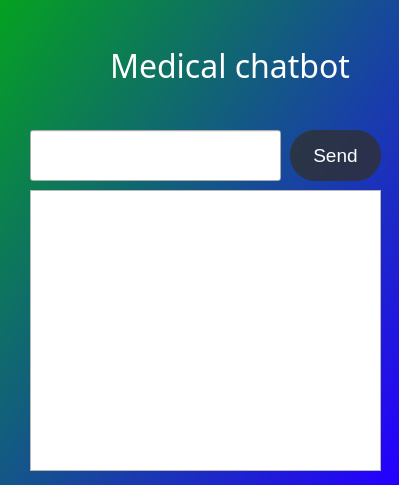
<?xml version="1.0" encoding="UTF-8"?>
<ui version="4.0">
 <class>guigui</class>
 <widget class="QWidget" name="guigui">
  <property name="geometry">
   <rect>
    <x>0</x>
    <y>0</y>
    <width>399</width>
    <height>485</height>
   </rect>
  </property>
  <property name="windowTitle">
   <string>guigui</string>
  </property>
  <widget class="QLabel" name="grad">
   <property name="geometry">
    <rect>
     <x>-30</x>
     <y>-110</y>
     <width>431</width>
     <height>601</height>
    </rect>
   </property>
   <property name="styleSheet">
    <string notr="true">background-color: qlineargradient(spread:pad, x1:0, y1:0, x2:1, y2:0.959909, stop:0 rgba(0, 185, 0, 255), stop:1 rgba(37, 0, 255, 255));</string>
   </property>
   <property name="text">
    <string/>
   </property>
  </widget>
  <widget class="QLineEdit" name="sendtext">
   <property name="geometry">
    <rect>
     <x>30</x>
     <y>130</y>
     <width>251</width>
     <height>51</height>
    </rect>
   </property>
   <property name="font">
    <font>
     <family>Century Gothic</family>
     <pointsize>10</pointsize>
    </font>
   </property>
   <property name="styleSheet">
    <string notr="true"/>
   </property>
  </widget>
  <widget class="QPushButton" name="pushButton">
   <property name="geometry">
    <rect>
     <x>290</x>
     <y>130</y>
     <width>91</width>
     <height>51</height>
    </rect>
   </property>
   <property name="font">
    <font>
     <family>Arial</family>
     <pointsize>14</pointsize>
     <weight>50</weight>
     <italic>false</italic>
     <bold>false</bold>
    </font>
   </property>
   <property name="styleSheet">
    <string notr="true">color: rgb(255, 255, 255);
background-color: rgba(47, 47, 47,200);
border: none;
border-radius:25px;
font: 14pt &quot;Arial&quot;;</string>
   </property>
   <property name="text">
    <string>Send</string>
   </property>
   <property name="autoDefault">
    <bool>true</bool>
   </property>
   <property name="default">
    <bool>true</bool>
   </property>
  </widget>
  <widget class="QTextEdit" name="sendandrec">
   <property name="geometry">
    <rect>
     <x>30</x>
     <y>190</y>
     <width>351</width>
     <height>281</height>
    </rect>
   </property>
   <property name="font">
    <font>
     <family>Century Gothic</family>
     <pointsize>10</pointsize>
    </font>
   </property>
  </widget>
  <widget class="QLabel" name="label">
   <property name="geometry">
    <rect>
     <x>110</x>
     <y>40</y>
     <width>281</width>
     <height>51</height>
    </rect>
   </property>
   <property name="font">
    <font>
     <family>Century Gothic</family>
     <pointsize>28</pointsize>
    </font>
   </property>
   <property name="styleSheet">
    <string notr="true">color: rgb(255, 255, 255);</string>
   </property>
   <property name="text">
    <string>&lt;html&gt;&lt;head/&gt;&lt;body&gt;&lt;p&gt;&lt;span style=&quot; font-size:24pt;&quot;&gt;Medical chatbot&lt;/span&gt;&lt;/p&gt;&lt;/body&gt;&lt;/html&gt;</string>
   </property>
  </widget>
  <widget class="QLabel" name="label_3">
   <property name="geometry">
    <rect>
     <x>30</x>
     <y>40</y>
     <width>61</width>
     <height>61</height>
    </rect>
   </property>
   <property name="text">
    <string/>
   </property>
   <property name="pixmap">
    <pixmap>logo2.jpg</pixmap>
   </property>
   <property name="scaledContents">
    <bool>true</bool>
   </property>
  </widget>
 </widget>
 <resources/>
 <connections/>
</ui>
